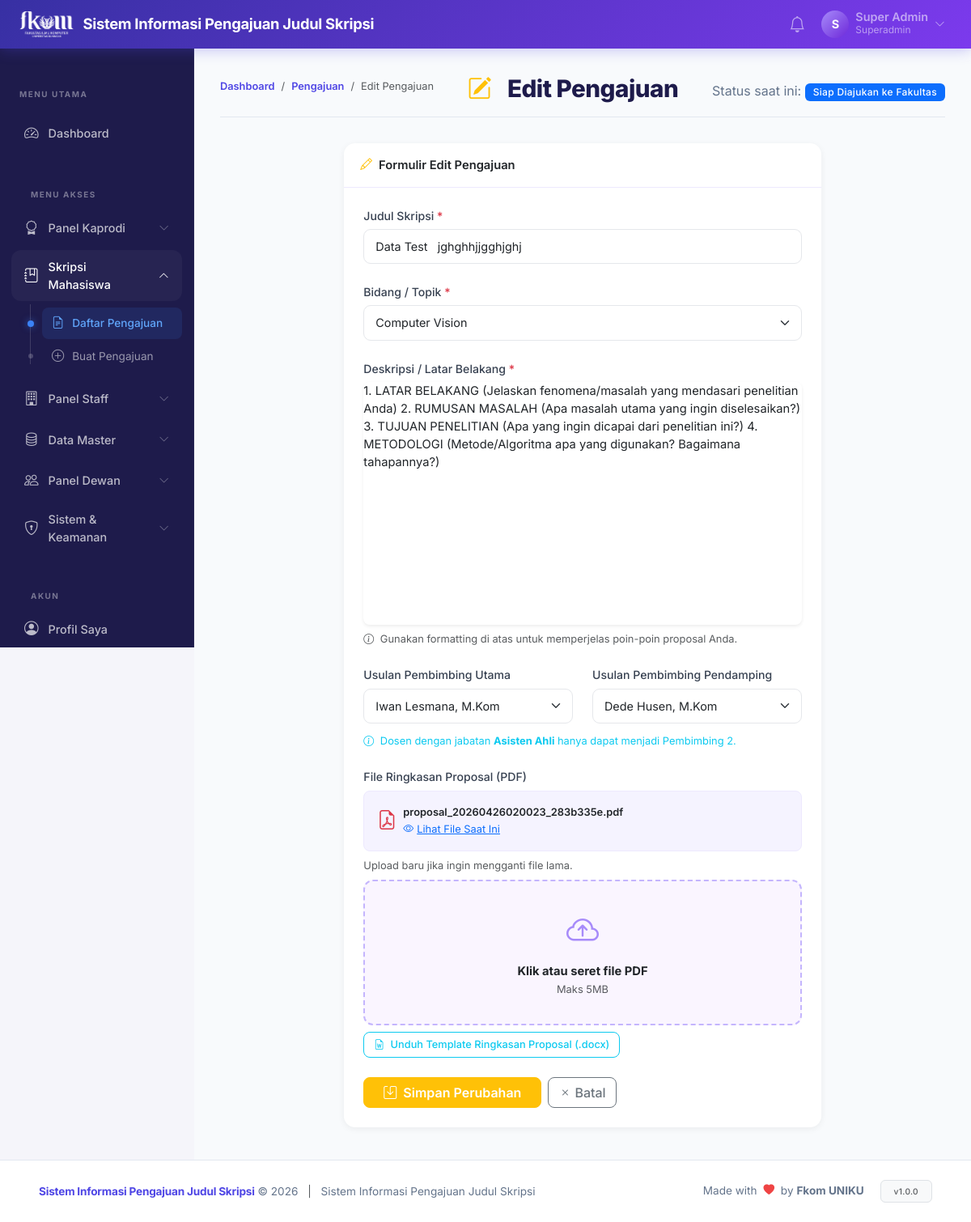
/?page=pengajuan.edit&id=1 (signed in), run on the app's committed database.
### tables this page shows
CREATE TABLE `menus` (
  `id` int unsigned NOT NULL AUTO_INCREMENT,
  `kode_page` varchar(100) NOT NULL,
  `judul` varchar(100) NOT NULL,
  `icon` varchar(50) DEFAULT NULL,
  `urutan` int NOT NULL DEFAULT '0',
  PRIMARY KEY (`id`),
  UNIQUE KEY `kode_page` (`kode_page`)
);

CREATE TABLE `pengajuan_judul` (
  `id` int unsigned NOT NULL AUTO_INCREMENT,
  `user_id` int unsigned NOT NULL,
  `periode_id` int unsigned DEFAULT NULL,
  `judul` varchar(300) NOT NULL,
  `deskripsi` text,
  `bidang` varchar(100) DEFAULT NULL,
  `file_proposal` varchar(255) DEFAULT NULL COMMENT 'Nama file PDF di folder uploads/proposals',
  `pembimbing_1_id` int unsigned DEFAULT NULL,
  `pembimbing_2_id` int unsigned DEFAULT NULL,
  `status` enum('draft','diajukan','diverifikasi','direview','direview_dewan','revisi','ditolak','disetujui','pembimbing_ditentukan','selesai','selesai_fakultas') DEFAULT 'draft',
  `catatan_terakhir` text COMMENT 'Catatan dari petugas terakhir',
  `verified_at` datetime DEFAULT NULL COMMENT 'Waktu diverifikasi Staff',
  `created_at` datetime NOT NULL DEFAULT CURRENT_TIMESTAMP,
  `updated_at` datetime NOT NULL DEFAULT CURRENT_TIMESTAMP ON UPDATE CURRENT_TIMESTAMP,
  PRIMARY KEY (`id`),
  KEY `idx_user_id` (`user_id`),
  KEY `idx_status` (`status`),
  KEY `idx_periode` (`periode_id`),
  KEY `fk_pj_pembimbing_1` (`pembimbing_1_id`),
  KEY `fk_pj_pembimbing_2` (`pembimbing_2_id`),
  CONSTRAINT `fk_pj_pembimbing_1` FOREIGN KEY (`pembimbing_1_id`) REFERENCES `dosen` (`id`) ON DELETE SET NULL,
  CONSTRAINT `fk_pj_pembimbing_2` FOREIGN KEY (`pembimbing_2_id`) REFERENCES `dosen` (`id`) ON DELETE SET NULL,
  CONSTRAINT `fk_pj_periode` FOREIGN KEY (`periode_id`) REFERENCES `periode` (`id`) ON DELETE SET NULL,
  CONSTRAINT `fk_pj_user` FOREIGN KEY (`user_id`) REFERENCES `users` (`id`) ON DELETE CASCADE
);

CREATE TABLE `dosen` (
  `id` int unsigned NOT NULL AUTO_INCREMENT,
  `nama` varchar(150) NOT NULL,
  `nidn` varchar(20) NOT NULL,
  `email` varchar(150) DEFAULT NULL,
  `prodi_id` int unsigned DEFAULT NULL,
  `bidang_keahlian` varchar(200) DEFAULT NULL,
  `jabatan_akademik` varchar(100) DEFAULT NULL,
  `pendidikan` varchar(100) DEFAULT NULL,
  `no_hp` varchar(20) DEFAULT NULL,
  `is_active` tinyint(1) NOT NULL DEFAULT '1',
  PRIMARY KEY (`id`),
  UNIQUE KEY `nidn` (`nidn`),
  UNIQUE KEY `uq_nidn` (`nidn`),
  KEY `fk_dosen_prodi` (`prodi_id`),
  CONSTRAINT `fk_dosen_prodi` FOREIGN KEY (`prodi_id`) REFERENCES `prodi` (`id`) ON DELETE SET NULL
);

### views/pengajuan/edit.php (the view, shortened to what the rows shown need)
<?php
require BASE_PATH . '/views/layouts/header.php';
$bidangList = ['Kecerdasan Buatan', 'Jaringan Komputer', 'Rekayasa Perangkat Lunak',
               'Sistem Informasi', 'Basis Data', 'Keamanan Sistem', 'Mobile Computing',
               'Computer Vision', 'Internet of Things', 'Lainnya'];
?>
<div class="page-header">
    <nav aria-label="breadcrumb"><ol class="breadcrumb">
        <li class="breadcrumb-item"><a href="?page=dashboard">Dashboard</a></li>
        <li class="breadcrumb-item"><a href="?page=pengajuan">Pengajuan</a></li>
        <li class="breadcrumb-item active">Edit Pengajuan</li>
    </ol></nav>
    <h1><i class="bi bi-pencil-square me-2 text-warning"></i>Edit Pengajuan</h1>
    <p>Status saat ini: <?= statusBadge($pengajuan['status']) ?></p>
</div>
<div class="row justify-content-center">
    <div class="col-lg-8">
        <div class="card">
            <div class="card-header">
                <i class="bi bi-pencil me-2 text-warning"></i>Formulir Edit Pengajuan
            </div>
            <div class="card-body p-4">
                <form action="?page=pengajuan.update" method="POST" enctype="multipart/form-data" novalidate>
                    <div class="mb-4">
                        <label for="judul" class="form-label">Judul Skripsi <span class="text-danger">*</span></label>
                        <input type="text" class="form-control" id="judul" name="judul"
                               value="<?= e($pengajuan['judul']) ?>"
                               required minlength="10" maxlength="300">
                    </div>
                    <div class="mb-4">
                        <label for="bidang" class="form-label">Bidang / Topik <span class="text-danger">*</span></label>
                        <select class="form-select" id="bidang" name="bidang" required>
                            <?php foreach ($bidangList as $b): ?>
                            <option value="<?= e($b) ?>" <?= $pengajuan['bidang'] === $b ? 'selected' : '' ?>>
                                <?= e($b) ?>
                            </option>
                            <?php endforeach; ?>
                        </select>
                    </div>
                    <div class="mb-4">
                        <label class="form-label">Deskripsi / Latar Belakang <span class="text-danger">*</span></label>
                        <div class="editor-container shadow-sm rounded-3">
                            <div class="editor" id="quill_editor" data-input="deskripsi" style="min-height: 300px;">
                                <?= $pengajuan['deskripsi'] ?>
                            </div>
                        </div>
                        <div class="form-text mt-2">
                            <i class="bi bi-info-circle me-1"></i>
                            Gunakan formatting di atas untuk memperjelas poin-poin proposal Anda.
                        </div>
                    </div>
                    <div class="row mb-4">
                        <div class="col-md-6">
                            <label for="pembimbing_1_id" class="form-label">Usulan Pembimbing Utama</label>
                            <select class="form-select" id="pembimbing_1_id" name="pembimbing_1_id">
                                <?php foreach ($listDosen as $d):
                                    if (strcasecmp($d['jabatan_akademik'] ?? '', 'Asisten Ahli') === 0) continue;
                                ?>
                                <option value="<?= $d['id'] ?>" <?= $pengajuan['pembimbing_1_id'] == $d['id'] ? 'selected' : '' ?>>
                                    <?= e($d['nama']) ?>
                                </option>
                                <?php endforeach; ?>
                            </select>
                        </div>
                        <div class="col-md-6">
                            <label for="pembimbing_2_id" class="form-label">Usulan Pembimbing Pendamping</label>
                            <select class="form-select" id="pembimbing_2_id" name="pembimbing_2_id">
                                <?php foreach ($listDosen as $d): ?>
                                <option value="<?= $d['id'] ?>" <?= $pengajuan['pembimbing_2_id'] == $d['id'] ? 'selected' : '' ?>>
                                    <?= e($d['nama']) ?>
                                </option>
                                <?php endforeach; ?>
                            </select>
                        </div>
                        <div class="col-12 mt-2">
                            <div class="form-text text-info">
                                <i class="bi bi-info-circle me-1"></i>
                                Dosen dengan jabatan <strong>Asisten Ahli</strong> hanya dapat menjadi Pembimbing 2.
                            </div>
                        </div>
                    </div>
                    <div class="mb-4">
                        <label class="form-label">File Ringkasan Proposal (PDF)</label>
                        <?php if ($pengajuan['file_proposal']): ?>
                        <div class="d-flex align-items-center gap-2 p-3 rounded-3 mb-2"
                             style="background:#f5f3ff;border:1px solid #ede9fe">
                            <i class="bi bi-file-earmark-pdf text-danger fs-4"></i>
                            <div class="flex-grow-1">
                                <div class="fw-semibold small"><?= e($pengajuan['file_proposal']) ?></div>
                                <a href="<?= UPLOAD_URL ?>/<?= e($pengajuan['file_proposal']) ?>"
                                   target="_blank" class="small text-primary">
                                    <i class="bi bi-eye me-1"></i>Lihat File Saat Ini
                                </a>
                            </div>
                        </div>
                        <div class="form-text mb-2">Upload baru jika ingin mengganti file lama.</div>
                        <?php endif; ?>
                        <div class="upload-area" id="uploadArea">
                            <div class="upload-label">
                                <i class="bi bi-cloud-arrow-up d-block mb-2"></i>
                                <strong>Klik atau seret file PDF</strong>
                                <br><small class="text-muted">Maks 5MB</small>
                            </div>
                        </div>
                        <div class="mt-2">
                            <a href="<?= APP_URL ?>/assets/templates/template_ringkasan_proposal.docx" class="btn btn-sm btn-outline-info">
                                <i class="bi bi-file-earmark-word me-1"></i> Unduh Template Ringkasan Proposal (.docx)
                            </a>
                        </div>
                    </div>
                    <div class="d-flex gap-2">
                        <button type="submit" class="btn btn-warning px-4 text-white fw-semibold">
                            <i class="bi bi-save me-2"></i>Simpan Perubahan
                        </button>
                        <a href="?page=pengajuan.show&id=<?= $pengajuan['id'] ?>"
                           class="btn btn-outline-secondary">
                            <i class="bi bi-x me-1"></i>Batal
                        </a>
                    </div>
                </form>
            </div>
        </div>
    </div>
</div>
<?php require BASE_PATH . '/views/layouts/footer.php'; ?>

### views/layouts/sidebar.php (shortened to what the rows shown need)
<?php
$role        = Auth::role();
$currentPage = get('page', 'dashboard');
?>
<aside class="sititi-sidebar" id="sidebar">
    <div class="sidebar-header">
        <span class="sidebar-label">MENU UTAMA</span>
    </div>
    <nav class="sidebar-nav">
        <a href="?page=dashboard"
           class="sidebar-item <?= str_starts_with($currentPage, 'dashboard') ? 'active' : '' ?>">
            <i class="bi bi-speedometer2"></i>
            <span>Dashboard</span>
        </a>
        <?php
        $db = getDB();
        if ($role === ROLE_SUPERADMIN) {
            $stmt = $db->query("SELECT * FROM menus ORDER BY urutan ASC");
            $menus = $stmt->fetchAll(PDO::FETCH_ASSOC);
        }
        if (!empty($menus)):
        ?>
        <div class="sidebar-header mt-3"><span class="sidebar-label">MENU AKSES</span></div>
        <?php
        $exactMatch = false;
        $tempGroups = [];
        foreach ($menus as $m) {
            $group = explode('.', $m['kode_page'])[0];
            $tempGroups[$group][] = $m;
        }
        $groupedMenus = ['single' => []];
        foreach ($tempGroups as $groupKey => $items) {
            if (count($items) > 1) {
                $groupedMenus[$groupKey] = $items;
            } else {
                $groupedMenus['single'][] = $items[0];
            }
        }
        $groupLabels = [
            'admin' => ['judul' => 'Data Master', 'icon' => 'bi-database'],
            'superadmin' => ['judul' => 'Sistem & Keamanan', 'icon' => 'bi-shield-lock'],
            'staff' => ['judul' => 'Panel Staff', 'icon' => 'bi-building'],
            'kaprodi' => ['judul' => 'Panel Kaprodi', 'icon' => 'bi-award'],
            'dewan' => ['judul' => 'Panel Dewan', 'icon' => 'bi-people'],
            'pengajuan' => ['judul' => 'Skripsi Mahasiswa', 'icon' => 'bi-journal-bookmark']
        ];
                ?>
                <?php
        $groupIdx = 0;
        foreach ($groupedMenus as $groupKey => $groupItems) {
            if ($groupKey === 'single') continue;
            $groupIdx++;
            $groupTitle = $groupLabels[$groupKey]['judul'] ?? ucfirst($groupKey);
            $groupIcon = $groupLabels[$groupKey]['icon'] ?? 'bi-folder';
            $isGroupActive = false;
            foreach ($groupItems as $m) {
                if ($exactMatch) {
                    if ($currentPage === $m['kode_page']) $isGroupActive = true;
                } else {
                    if (($currentPage === $m['kode_page']) || (str_starts_with($currentPage, $m['kode_page'].'.'))) $isGroupActive = true;
                }
            }
            ?>
            <div class="sidebar-dropdown">
                <a href="#submenu-<?= $groupIdx ?>" data-bs-toggle="collapse" class="sidebar-item sidebar-dropdown-toggle <?= $isGroupActive ? '' : 'collapsed' ?>" aria-expanded="<?= $isGroupActive ? 'true' : 'false' ?>">
                    <i class="<?= $groupIcon ?>"></i>
                    <span><?= $groupTitle ?></span>
                    <i class="bi bi-chevron-down ms-auto toggle-icon"></i>
                </a>
                <div class="collapse <?= $isGroupActive ? 'show' : '' ?>" id="submenu-<?= $groupIdx ?>">
                    <div class="sidebar-submenu">
                        <?php foreach ($groupItems as $m):
                            if ($exactMatch) {
                                $isActive = ($currentPage === $m['kode_page']);
                            } else {
                                $isActive = ($currentPage === $m['kode_page']) || (str_starts_with($currentPage, $m['kode_page'].'.'));
                            }
                        ?>
                        <a href="?page=<?= $m['kode_page'] ?>" class="submenu-item <?= $isActive ? 'active' : '' ?>">
                            <i class="<?= e($m['icon']) ?>"></i>
                            <span><?= e($m['judul']) ?></span>
                        </a>
                        <?php endforeach; ?>
                    </div>
                </div>
            </div>
            <?php
        }
        ?>
        <?php endif; ?>
        <div class="sidebar-header mt-3"><span class="sidebar-label">AKUN</span></div>
        <a href="?page=profil"
           class="sidebar-item <?= $currentPage === 'profil' ? 'active' : '' ?>">
            <i class="bi bi-person-circle"></i>
            <span>Profil Saya</span>
        </a>
    </nav>
</aside>

### core/Helper.php (shortened to what the rows shown need)
<?php
function e(mixed $value): string {
    return htmlspecialchars((string)$value, ENT_QUOTES | ENT_HTML5, 'UTF-8');
}
function get(string $key, mixed $default = ''): mixed {
    return $_GET[$key] ?? $default;
}
function statusBadge(string $status): string {
    $labels = STATUS_LABELS;
    $info   = $labels[$status] ?? ['label' => ucfirst($status), 'class' => 'secondary'];
    return sprintf(
        '<span class="badge bg-%s">%s</span>',
        e($info['class']),
        e($info['label'])
    );
}

### data on the page
menus: judul "Daftar Pengajuan"
menus: judul "Buat Pengajuan"
pengajuan_judul: status "Siap Diajukan ke Fakultas", judul "Data Test jghghhjjgghjghj", deskripsi "1. LATAR BELAKANG (Jelaskan fenomena/masalah yang mendasari penelitian Anda) 2. RUMUSAN MASALAH (Apa masalah utama yang ingin diselesaikan?) 3. TUJUAN PENELITIAN (Apa yang ingin dicapai dari penelitian ini?) 4. METODOLOGI (Metode/Algoritma apa yang digunakan? Bagaimana tahapannya?)", pembimbing_1_id "Iwan Lesmana, M.Kom", pembimbing_2_id "Dede Husen, M.Kom", file_proposal "proposal_20260426020023_283b335e.pdf"

### other printed values
APP_NAME "Sistem Informasi Pengajuan Judul Skripsi"
substr(Auth::user()['nama'], 0, 1) "S"
truncate(Auth::user()['nama'], 20) "Super Admin"
Auth::role() "Superadmin"
$groupTitle "Panel Kaprodi"
$groupTitle "Skripsi Mahasiswa"
$groupTitle "Panel Staff"
$groupTitle "Data Master"
$groupTitle "Panel Dewan"
$groupTitle "Sistem & Keamanan"
APP_FULL_NAME "Sistem Informasi Pengajuan Judul Skripsi"
APP_VERSION "1.0.0"
form field bidang "Computer Vision"
